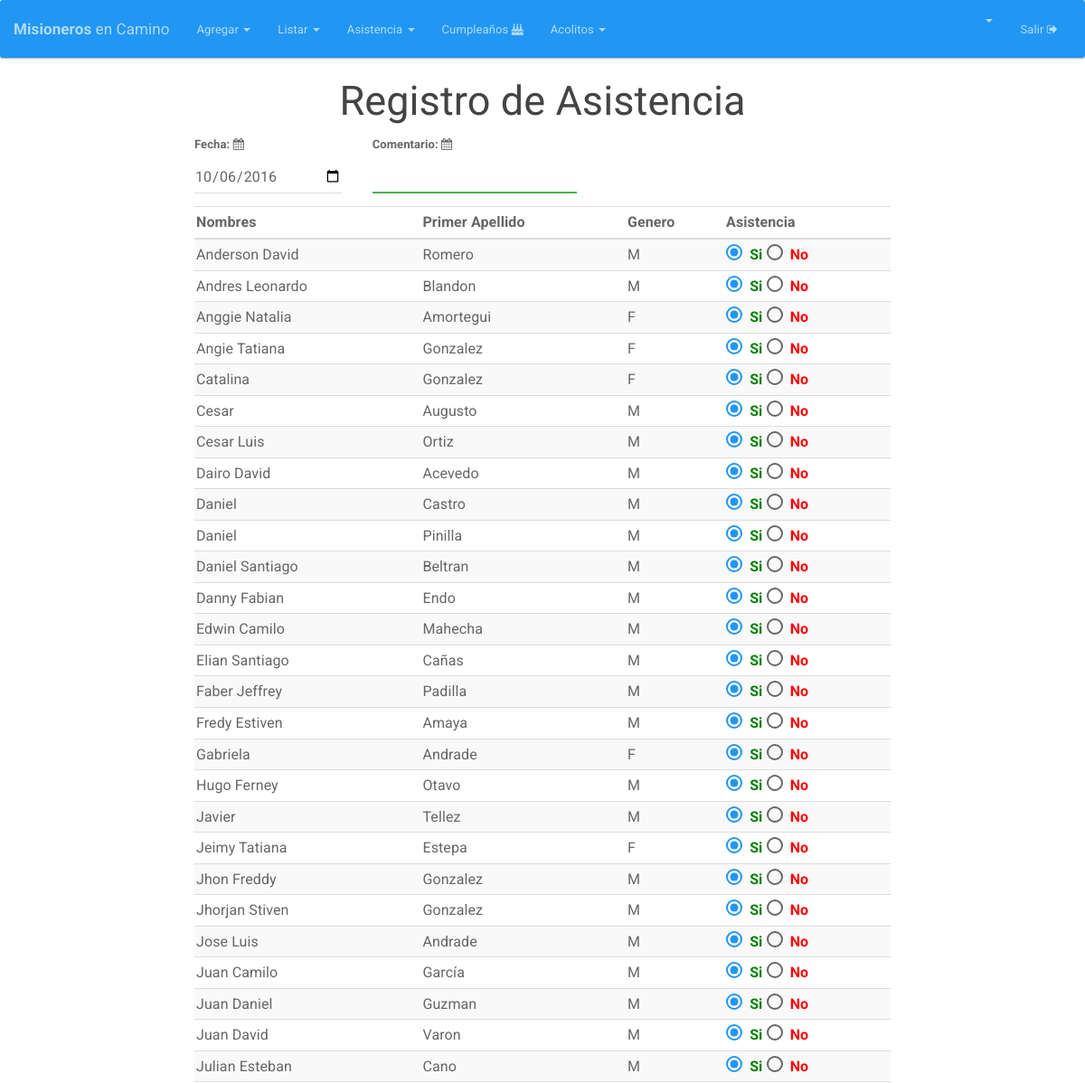
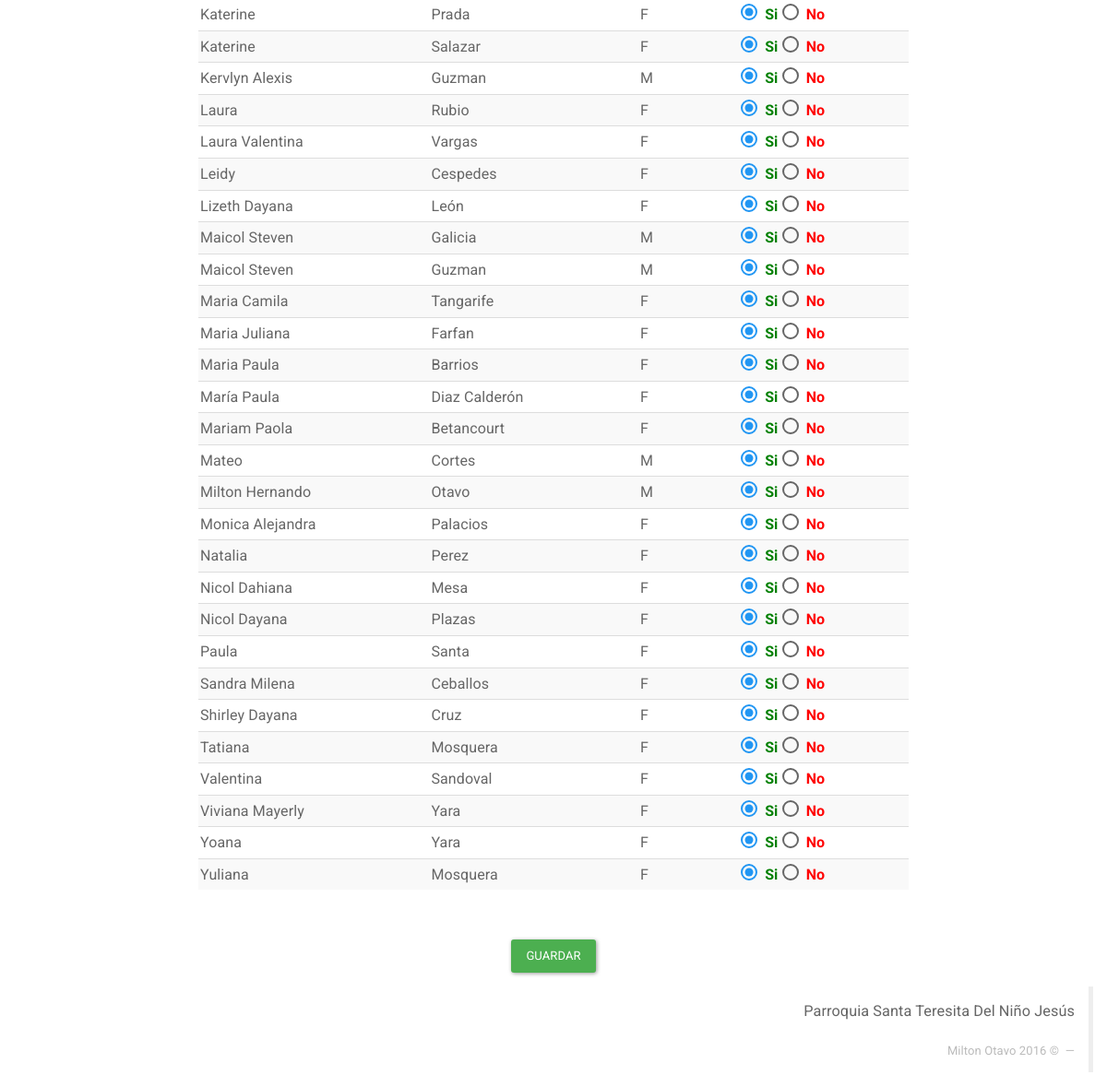
Before: /asistencia (signed in) with the older database file (2 pictures, top to bottom).
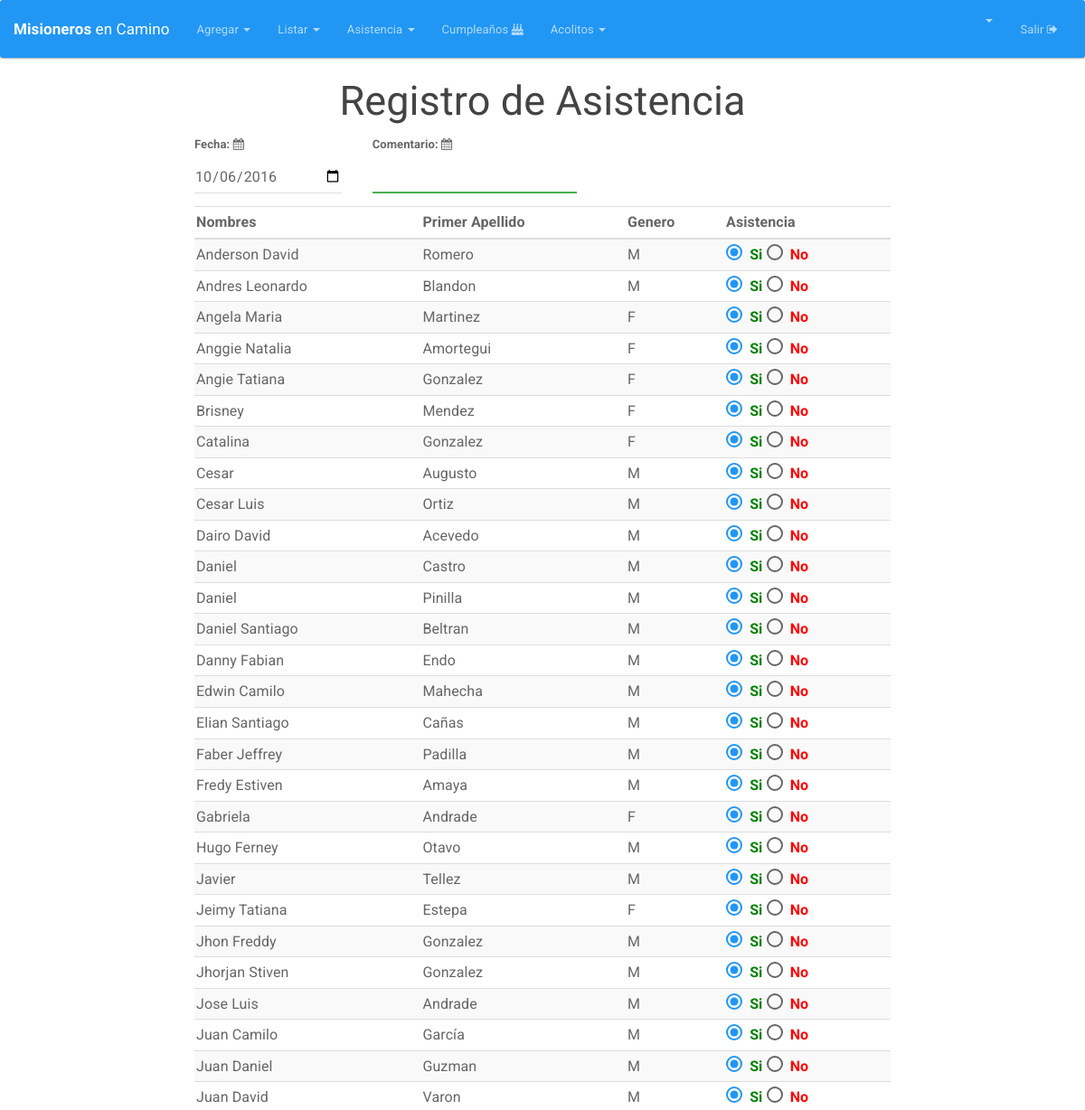
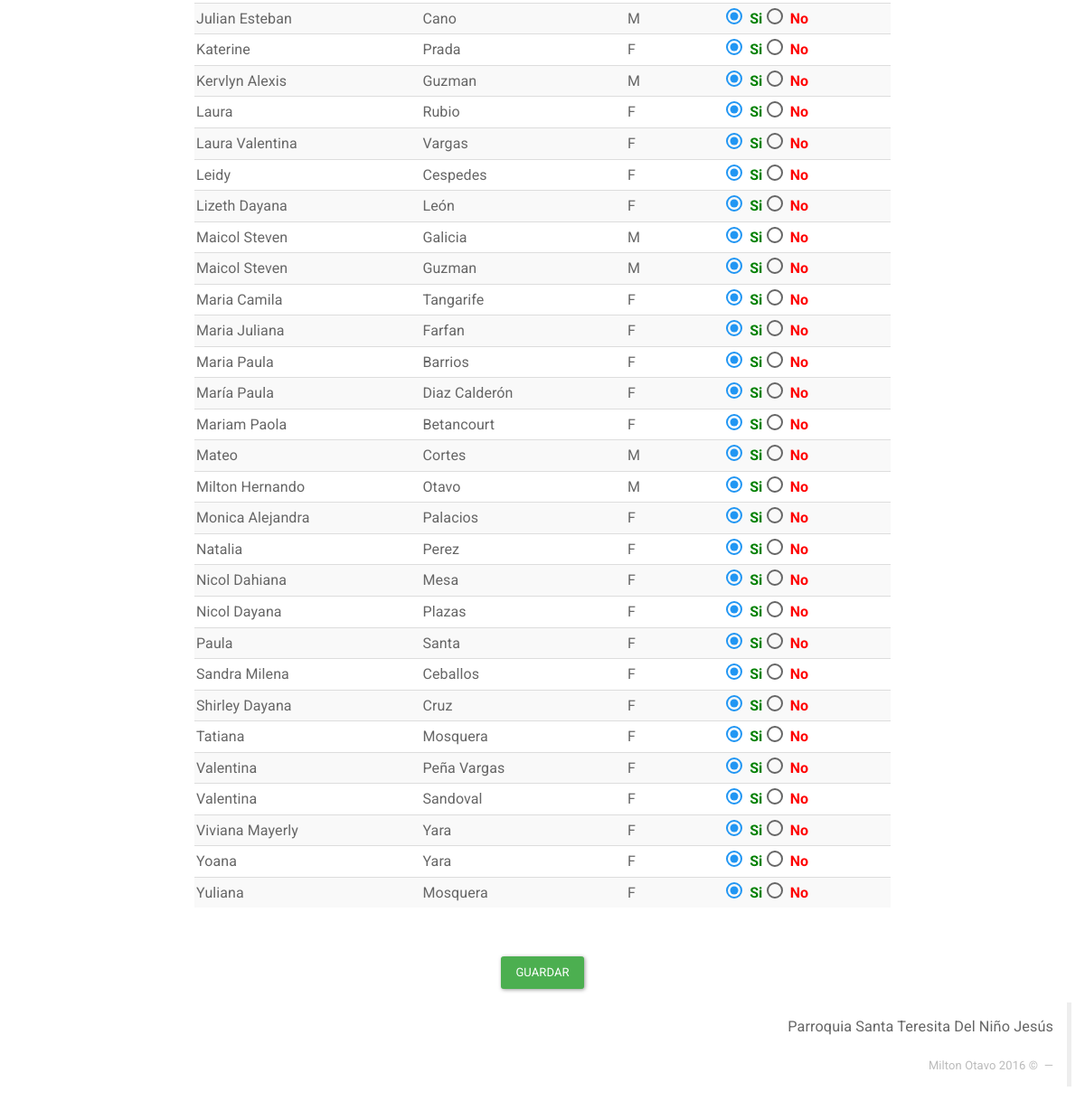
After: the same page with the newer database file (2 pictures, top to bottom).
### tables this page shows
CREATE TABLE IF NOT EXISTS `integrante` (
  `DOCUMENTO` int(12) NOT NULL AUTO_INCREMENT,
  `NOMBRES` varchar(25) NOT NULL,
  `PRIMER_APELLIDO` varchar(15) NOT NULL,
  `SEGUNDO_APELLIDO` varchar(15) DEFAULT NULL,
  `GENERO` varchar(2) DEFAULT NULL,
  `FECHA_NACIMIENTO` date NOT NULL,
  `DIRECCION` varchar(50) DEFAULT NULL,
  `CELULAR` varchar(200) DEFAULT NULL,
  `CORREO` varchar(50) DEFAULT NULL,
  `ACOLITO` tinyint(1) DEFAULT NULL,
  `COORDINADOR` tinyint(1) DEFAULT NULL,
  `IMAGEN` longtext,
  `FECHA_INGRESO` date DEFAULT NULL,
  `FECHA_REGISTRO` timestamp NOT NULL DEFAULT CURRENT_TIMESTAMP ON UPDATE CURRENT_TIMESTAMP,
  `ESTADO` varchar(20) NOT NULL DEFAULT 'ASISTENTE',
  PRIMARY KEY (`DOCUMENTO`)
);

### Core/Config/Request.php (called while the page is built)
<?php namespace Core\Config;
class Request{
	private $controlador;
	private $metodo;
	private $argumento;
	public function __construct(){
		if(isset($_GET['url'])){
			$ruta = filter_input(INPUT_GET, 'url', FILTER_SANITIZE_URL);
			$ruta = explode("/", $ruta);
			$ruta = array_filter($ruta);
			if($ruta[0] == "index.php"){
				$this->controlador = "Login";
			}else{
				$this->controlador = strtolower(array_shift($ruta));
			}
			$this->metodo = strtolower(array_shift($ruta));
			if(!$this->metodo){
				$this->metodo = "index";
			}
			$this->argumento = $ruta;
		}else{
			$this->controlador = "Login";
			$this->metodo = "index";
		}
	}
	public function getControlador(){
		return $this->controlador;
	}
	public function getMetodo(){
		return $this->metodo;
	}
	public function getArgumento(){
		return $this->argumento;
	}
}
?>

### index.php (called while the page is built, shortened)
<?php
if (isset($_SESSION['app_id'])) {
	require_once "Core/Models/Conexion.php";
}
Core\Config\Enrutador::run(new Core\Config\Request());
?>

### Core/Models/Conexion.php (called while the page is built, shortened)
<?php namespace Core\Models;
class Conexion{
	private $datos= array (
		"host"=>DB_HOST,
		"user"=>DB_USER,
		"pass"=>DB_PASS,
		"db"=>DB_NAME
		);
	private $db;
	public function __construct()
	{
		$this->db = new \mysqli(
			$this->datos['host'],
			$this->datos['user'],
			$this->datos['pass'],
			$this->datos['db']
			);
		$this->db-> set_charset("utf8");
	}
	public function consultaRetorno($sql){
		$datos = $this->db->query($sql);
		return $datos;
	}
}
?>

### Core/Controllers/AsistenciaController.php (called while the page is built, shortened)
<?php namespace Core\Controllers;
class AsistenciaController{
	private $integrante;
	private $asistencia;
	public function __construct(){
		$this->integrante = new Integrante();
		$this->asistencia = new Asistencia();
	}
	public function index(){
		if (!empty($_SESSION['app_id'])) {
			if ($_POST) {
				$datos=$this->integrante->listar();
				while($row = mysqli_fetch_array($datos)){
					$id=$row['DOCUMENTO'];
					$this->asistencia->__set("fecha", $_POST['fechaAsistencia']);
					$this->asistencia->__set("integrante",  $_POST['documento_'.$id]);
					$this->asistencia->__set("asistencia", $_POST['asistencia_'.$id] );
					$this->asistencia->__set("comentario", $_POST['comentario'] );
					$this->asistencia->add();
				}
				header("Location:" . URL . "asistencia");
			}else {
				$datos=$this->integrante->listar();
				return $datos;
			}
		}else {
			header("Location:" . URL . "Integrantes");
		}
	}
}
?>

### Core/Models/Integrante.php (called while the page is built, shortened)
<?php namespace Core\Models;
class Integrante {
	private $db;
	public function __construct(){
		$this->db = new Conexion();
	}
	public function listar(){
		$sql="SELECT * FROM integrante /*WHERE ESTADO!='NO-MEC'*/ ORDER BY NOMBRES ASC, PRIMER_APELLIDO ASC ";
		$datos=$this->db->consultaRetorno($sql);
		return $datos;
	}
}
?>

### HTML/Asistencia/index.php (the view, shortened to what this page needs)
  <html>
  <head>
    <?php include(HTML_DIR.'/overall/header.php') ?>
  </head>
  <body>
    <?php include(HTML_DIR.'/overall/nav.php') ?>
    <div id="container">
      <h2 align="center">Registro de Asistencia</h2>
      <div class="">
        <div class="col-md-2"></div>
        <div class="col-md-8">
          <form class="form-horizontal" enctype="multipart/form-data" method="POST" id="formAsistencia" name="formAsistencia">
            <table class="table table-striped table-hover" id="integrantesTabla" >
              <thead>
                <tr>
                 <div class="form-group col-md-3"  >
                   <label for="fechaAsistencia">Fecha: <i class="fa fa-calendar" aria-hidden="true"></i></label>
                   <input type="date" name="fechaAsistencia" id="fechaAsistencia" class="form-control" value="<?php echo date('Y-m-d'); ?>" >
                 </div>
                 <div class="form-group col-md-1" ></div>
                 <div class="form-group col-md-4 has-success" >
                   <label for="comentario">Comentario: <i class="fa fa-calendar" aria-hidden="true"></i></label>
                   <input type="text" name="comentario" id="comentario" class="form-control">
                 </div>
               </tr>
               <tr><br>
                <div id="alert"  class="col-md-4"></div>
              </tr>
              <tr>
                <th class="hidden-xs">Nombres</th>
                <th class="hidden-xs">Primer Apellido</th>
                <th class="hidden-xs">Genero</th>
                <th>Asistencia</th>
              </tr>
            </thead>
            <tbody>
              <?php while($row = mysqli_fetch_array($datos)){ ?>
                <tr id="<?php echo $row['DOCUMENTO'] ?>">
                  <td class="hidden-xs"><?php  echo $row['NOMBRES']; ?></td>
                  <td class="hidden-xs"><?php  echo $row['PRIMER_APELLIDO']; ?></td>
                  <td class="hidden-xs"><?php  echo $row['GENERO']; ?></td>
                  <td>
                    <input type="radio"  checked required name="asistencia_<?php echo $row['DOCUMENTO'] ?>"  id="si_<?php echo $row['DOCUMENTO'] ?>" value="1"> <span style="color:green;font-weight: bold">Si</span>
                    <input type="radio" required name="asistencia_<?php echo $row['DOCUMENTO'] ?>" id="no_<?php echo $row['DOCUMENTO'] ?>" value="0"> <span style="color:red;font-weight: bold">No</span>
                  </td>
                </tr>
                <?php
              }
              ?>
            </tbody>
          </table>
          <div class="form-group" align="center" style="padding-top: 4%;">
            <button type="submit" class="btn btn-success">Guardar</button>
          </div>
        </form>
      </div>
      <div class="col-md-2"></div>
    </div>
  </div>
  <?php include(HTML_DIR.'/overall/footer.php') ?>
</body>
</html>

### Core/Config/Enrutador.php (shortened to what this page needs)
<?php namespace Core\Config;
class Enrutador
{
	public static function run(Request $request){
		$controlador = ucwords($request->getControlador()) . "Controller";
		$ruta = ROOT . "Core". DS . "Controllers" . DS . $controlador .".php";
		$metodo = $request->getMetodo();
		$argumento = $request->getArgumento();
		if(is_readable($ruta)){
			$controlador = new $mostrar;
			if(!isset($argumento) and method_exists($controlador,$metodo) ){
				$datos = call_user_func(array($controlador, $metodo));
			}elseif(method_exists($controlador,$metodo)){
				$datos = call_user_func_array(array($controlador, $metodo), $argumento);
			}
		}
		$ruta = ROOT . "HTML" . DS . ucwords($request->getControlador()) . DS . $request->getMetodo() . ".php";
		if(is_readable($ruta)){
			if (!empty($_SESSION['app_id'])) {
				require_once $ruta;
			} else {
				header("Location:" . URL);
			}
		}else{
			if ($request->getMetodo()!='listarasistencia') {
			}
		}
	}
}
?>

### HTML/overall/header.php (shortened to what this page needs)
<link rel="stylesheet" type="text/css" href="<?php echo URL; ?>Views/bootstrap/css/bootstrap.min.css">
<link rel="stylesheet" href="<?php echo URL; ?>Views/fontawesome/css/font-awesome.min.css">
<link rel="stylesheet" type="text/css" href="<?php echo URL; ?>Views/css/general.css">

### HTML/overall/nav.php (shortened to what this page needs)
<nav class="navbar navbar-inverse">
  <div class="container-fluid">
    <div class="navbar-header">
      <a class="navbar-brand" style="font-size: 17px" href="<?php echo URL; ?>Integrantes"><b>Misioneros</b> en Camino</a>
    </div>
    <div class="collapse navbar-collapse" id="bs-example-navbar-collapse-2">
      <ul class="nav navbar-nav">
        <li class="dropdown">
          <a href="#" class="dropdown-toggle" data-toggle="dropdown" role="button" aria-expanded="false"> Agregar <span class="caret"></span></a>
        </li>
      </ul>
      <ul class="nav navbar-nav">
        <li class="dropdown">
          <a href="#" class="dropdown-toggle" data-toggle="dropdown" role="button" aria-expanded="false"> Listar <span class="caret"></span></a>
        </li>
      </ul>
      <ul class="nav navbar-nav">
        <li class="dropdown">
          <a href="#" class="dropdown-toggle" data-toggle="dropdown" role="button" aria-expanded="false"> Asistencia <span class="caret"></span></a>
        </li>
      </ul>
      <ul class="nav navbar-nav">
       <li><a href="<?php echo URL; ?>birthday"> Cumpleaños  <i class="fa fa-birthday-cake" aria-hidden="true"></i></a></li>
     </ul>
     <ul class="nav navbar-nav">
      <li class="dropdown">
      <a href="#" class="dropdown-toggle" data-toggle="dropdown" role="button" aria-expanded="false"> Acolitos <span class="caret"></span></a>
      </li>
    </ul>
    <ul class="nav navbar-nav navbar-right">
      <li class="dropdown">
        <a href="#" class="dropdown-toggle" data-toggle="dropdown" role="button" aria-expanded="false"> <b><?php echo ucwords(strtolower($_SESSION['nombre'])); ?> </b>  <span class="caret"></span></a>
      </li>
      <li><a href="<?php echo URL; ?>Logout">  Salir  <i class="fa fa-sign-out" aria-hidden="true"></i></a></li>
    </ul>
  </div>
</div>
</nav>

### HTML/overall/footer.php (shortened to what this page needs)
<div class="col-md-12">
  <blockquote  class="blockquote-reverse">
    <p>Parroquia Santa Teresita Del Niño Jesús</p>
    <footer>Milton Otavo <?php echo date("Y"); ?>  &copy; </footer>
  </blockquote>
</div>

### Views/css/general.css (style rules this page uses)
label { font-weight: bold; }

Changed rows visible on the page:
removed integrante: NOMBRES "Katerine", PRIMER_APELLIDO "Salazar", GENERO "F"
added integrante: NOMBRES "Angela Maria", PRIMER_APELLIDO "Martinez", GENERO "F"
added integrante: NOMBRES "Brisney", PRIMER_APELLIDO "Mendez", GENERO "F"
added integrante: NOMBRES "Valentina", PRIMER_APELLIDO "Peña Vargas", GENERO "F"
